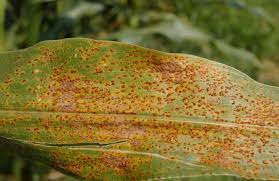
#> input picture Computer_Vision-CNN-Image-Classifications/PlantVillage-AI-Disease-Classifier/corn_rust.jpg, 279 x 181 px, given in place of the camera
$ python 03_dense_optical_flow.py
#> lines starting #> are read from the running program, lines starting #| are printed output that depends on the picture; after the words box and inside, x2 and y2 are one past the last pixel; in counts of white or black regions, pixels touching at a corner belong together
# ======================================================================================
# PROJECT: Dense Optical Flow Tracking (Gunnar-Farneback Algorithm)
# DESCRIPTION: This script detects and visualizes motion in a video stream.
# It calculates the movement of every single pixel (Dense Flow) and represents:
#   1. Direction of motion -> Using Colors (Hue)
#   2. Speed of motion -> Using Brightness (Value)
# It works with both recorded video files and live webcam feeds.
# ======================================================================================
# Step 1: Importing Libraries
# We use 'cv2' for computer vision tasks and 'numpy' for mathematical operations.
import cv2
import numpy as np

# Step 2: Loading Video Source (Webcam or File)
# - Set 'video_source = 0' to use your LIVE WEBCAM.
# - Set 'video_source = "video.mp4"' to use a recorded file.
video_source = 0  # Changed to 0 for Live Cam as requested
cap = cv2.VideoCapture(video_source)

# Step 3: Preparing the Initial Frame
# We read the first frame to establish a starting point for motion comparison.
ret, frame1 = cap.read()
#> frame1 is the input picture: shape (181, 279, 3); mean B, G, R 47.4, 110.3, 127.3
if not ret:
    print("Error: Could not open video or webcam.")
    exit()

# Step 4: Pre-processing (Resize and Grayscale)
# We resize for faster performance and convert to Grayscale because the
# algorithm only needs light intensity changes, not colors.
frame1 = cv2.resize(frame1, (640, 360))
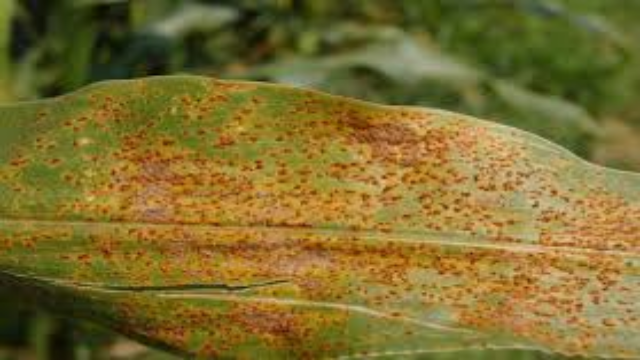
#> frame1: shape (360, 640, 3); mean B, G, R 47.3, 110.2, 127.1
prvs = cv2.cvtColor(frame1, cv2.COLOR_BGR2GRAY)
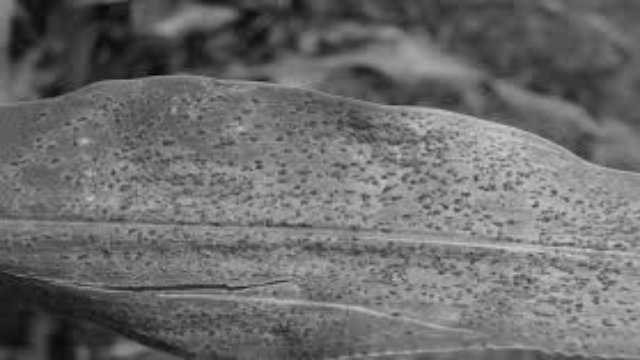
#> prvs: shape (360, 640); min 6, max 205, mean 108.1

# Step 5: Creating the HSV Mask
# We create an empty black image (canvas) to draw the motion colors later.
# We set Saturation (index 1) to 255 to make the motion colors bright.
hsv = np.zeros_like(frame1)
hsv[..., 1] = 255

# Step 6: Processing the Video Loop
# We process each frame one by one as long as the video is running.
while True:
    ret, frame2 = cap.read()
    if not ret:
        break

    # Step 7: Preparing the Next Frame
    # Resize and convert the current frame to Grayscale for comparison.
    frame2 = cv2.resize(frame2, (640, 360))
    next_frame = cv2.cvtColor(frame2, cv2.COLOR_BGR2GRAY)

    # Step 8: Calculating Optical Flow
    # The Farneback algorithm calculates how much each pixel moved between 'prvs' and 'next'.
    flow = cv2.calcOpticalFlowFarneback(prvs, next_frame, None, 0.5, 3, 15, 3, 5, 1.2, 0)

    # Step 9: Converting Motion to Visual Data (Color & Speed)
    # Convert the (X, Y) movement into Polar coordinates (Magnitude and Angle).
    # Magnitude = Speed, Angle = Direction.
    mag, ang = cv2.cartToPolar(flow[..., 0], flow[..., 1])
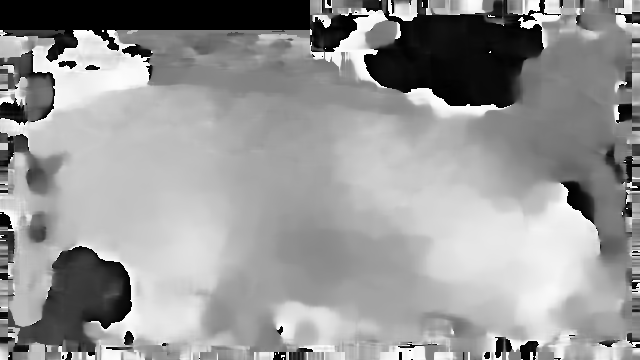
#> ang: shape (360, 640) float32; min 0, max 6.28, mean 3.72; drawn with min black and max white

    # Step 10: Mapping Angle to Color (Hue)
    # Different directions of movement will result in different colors.
    hsv[..., 0] = ang * 180 / np.pi / 2
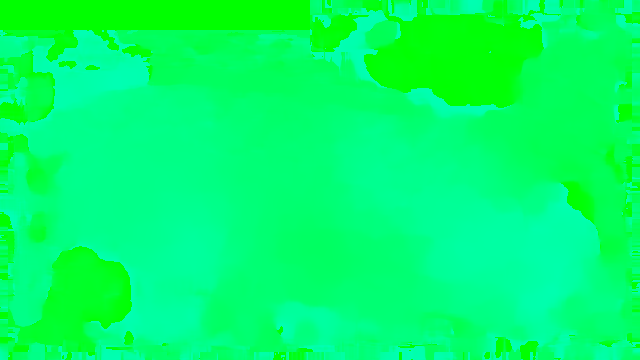
#> hsv: shape (360, 640, 3); mean of channels 0, 1, 2 106, 255, 0; drawn as B, G, R

    # Step 11: Mapping Magnitude to Brightness (Value)
    # Faster moving objects will appear brighter on the screen.
    hsv[..., 2] = cv2.normalize(mag, None, 0, 255, cv2.NORM_MINMAX)
#> hsv: shape (360, 640, 3); 1.52% of pixels changed, all inside (x1, y1, x2, y2) = (0, 0, 640, 360)

    # Step 12: Converting Results to Viewable Image
    # Convert the HSV data back to BGR so we can display it as a standard image.
    rgb = cv2.cvtColor(hsv, cv2.COLOR_HSV2BGR)

    # Step 13: Displaying the Output Windows
    cv2.imshow('Original Video', frame2)
    cv2.imshow('Optical Flow (Motion Heatmap)', rgb)

    # Step 14: Exit Strategy
    # Wait 30ms between frames; if user presses 'q', the program stops.
    if cv2.waitKey(30) & 0xFF == ord('q'):
#> (key q is pressed here)
        break

    # Step 15: Updating the Previous Frame
    # Set the current frame as the 'old' frame for the next loop iteration.
    prvs = next_frame

# Step 16: Releasing Resources
# Close the camera and destroy all open windows to free up computer memory.
cap.release()
cv2.destroyAllWindows()
